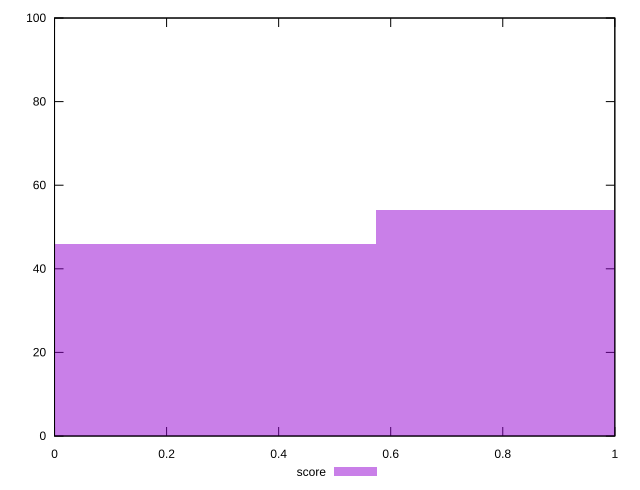

This figure's gnuplot source:
reset

$score <<EOF
1.1480734449816294 54
0 46
EOF

set key outside below
set boxwidth 1.1480734449816294
set xrange [0:1]
set yrange [0:100]
set trange [0:100]
set style fill transparent solid 0.5 noborder
set terminal svg size 640, 490 enhanced background rgb 'white'
set output "reports/report_00028_2021-02-24T12-49-42.674Z/estimated-input-latency/samples/card/score/histogram.svg"

plot $score title "score" with boxes

reset
